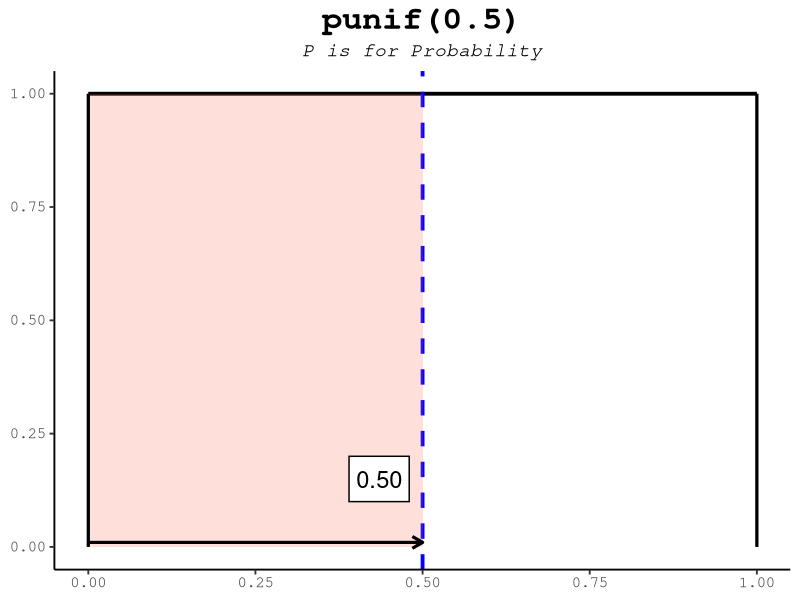
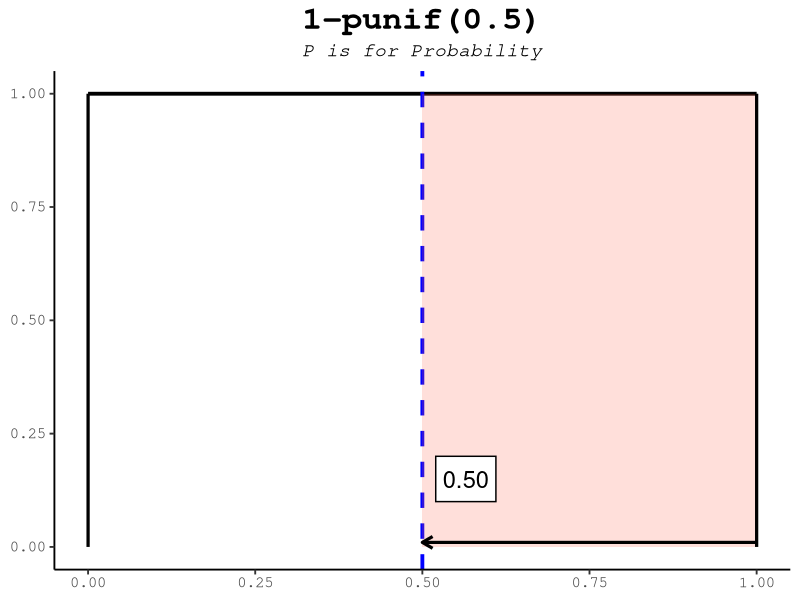
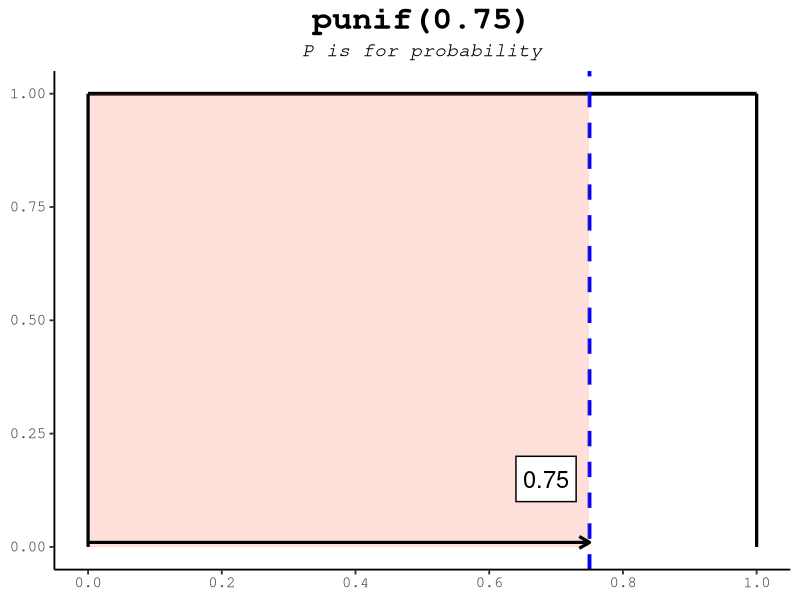
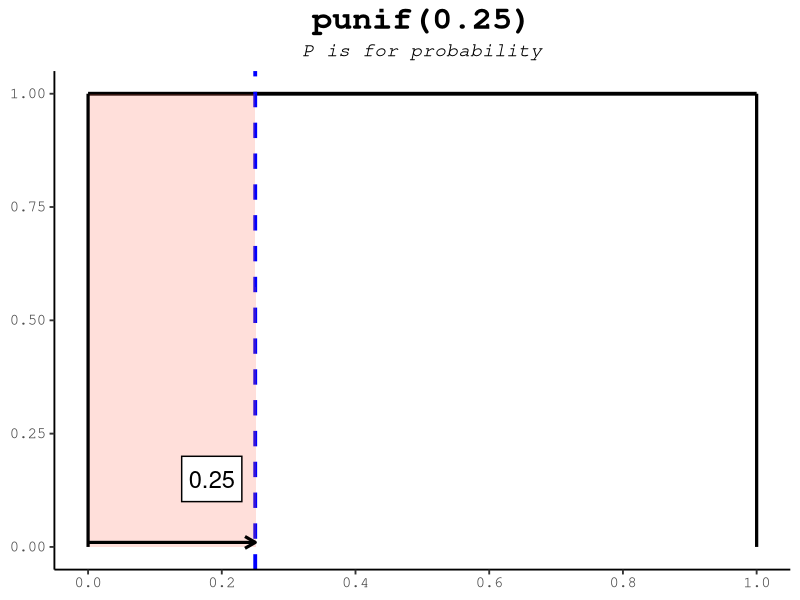
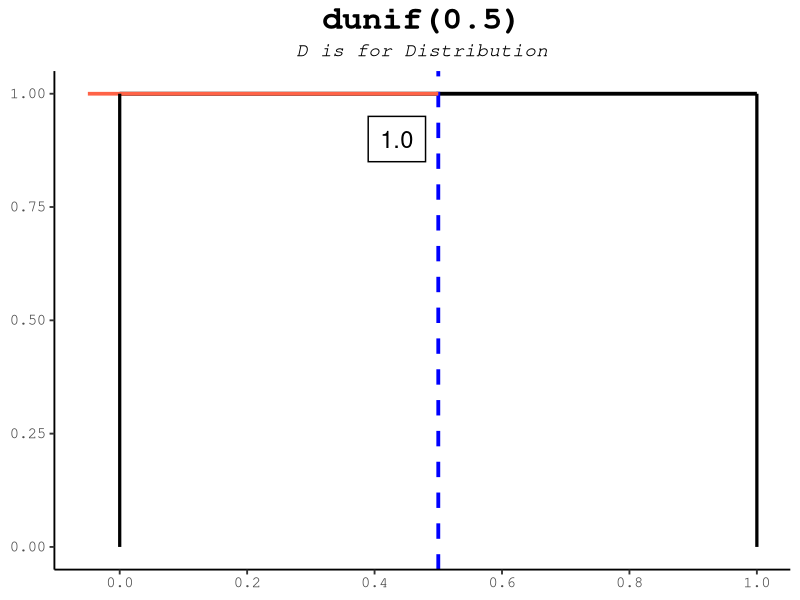
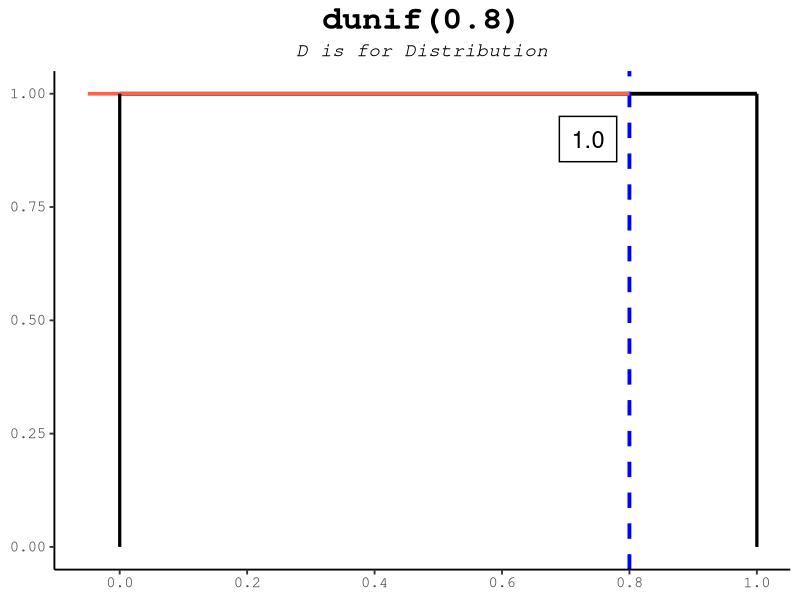
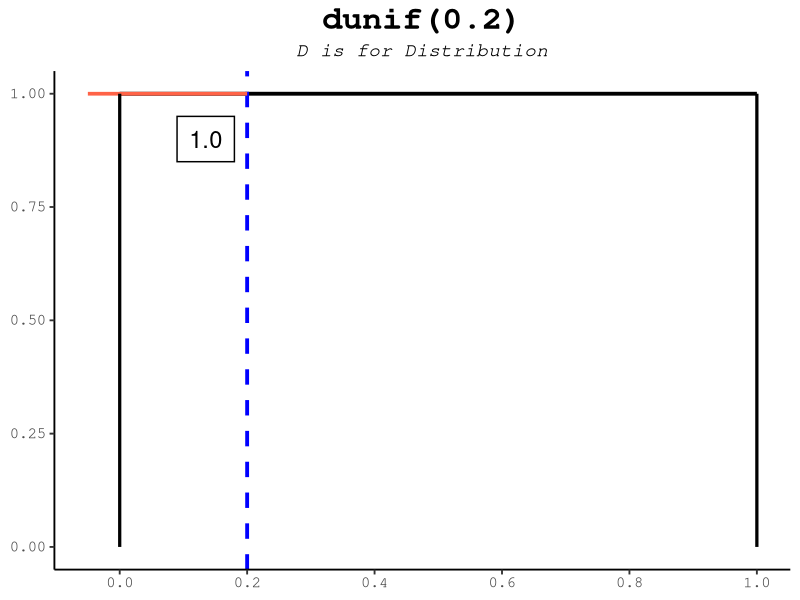
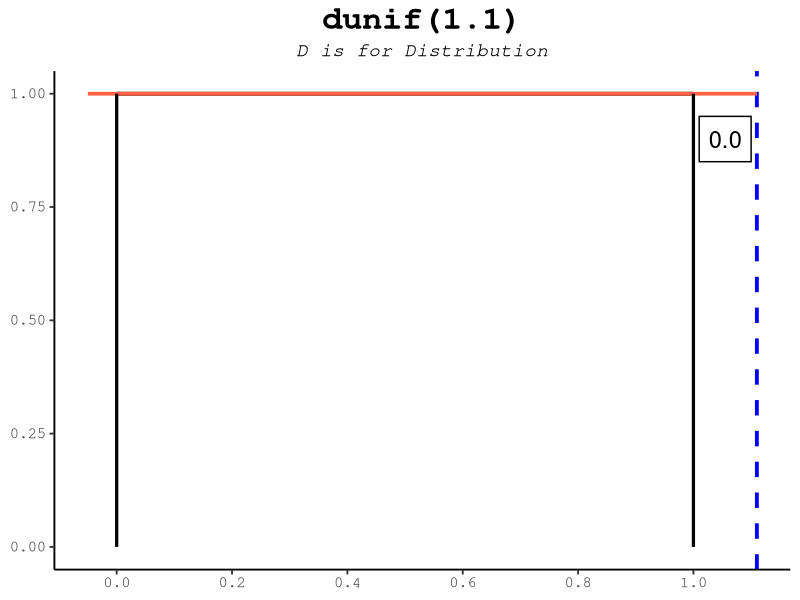

The R script that drew these images, in order:
## ---- chunk 1
knitr::opts_chunk$set(echo = TRUE)
library(ggplot2)
library(ggfortify)
library(ggthemes)
library(gridExtra)
## ---- chunk 2
# Prep the distribution data
x <- seq(0, 1, 0.001)
y <- dunif(x)
uniform <- as.data.frame(cbind(x,y))
## ---- chunk 3
# punif plot 1
# punif(0.5)
x2 <- c(x[1:501], rep(0,500))
y2 <- c(y[1:501], rep(0,500))

p <- ggplot(mapping = aes(x, y), data = uniform) +
     geom_line(size = 1.3) +
     geom_vline(xintercept = 0.5, color = "blue", size = 1.3, linetype = 2) +
     scale_x_continuous() +
     labs(title = "punif(0.5)", x = NULL, y = NULL, 
          subtitle = "P is for Probability") +
     geom_area(inherit.aes = F, mapping = aes(x=x2, y=y2), fill = "tomato", 
               alpha = 0.2) +
     annotate(geom = "rect", xmin = .39, xmax = .48, ymin = 0.1, ymax = 0.2,
              alpha = 1, fill = "white", color = "black") +
     annotate(geom = "text", label = "0.50", x = 0.435, y = 0.15, size = 6) +
     annotate(geom = "segment", x = 0, xend = 0.5, y = 0.01, yend = 0.01, 
              size = 1.1, arrow = arrow(length = unit(3, "mm"))) +
     annotate(geom = "segment", x = 0, xend = 0, y = 0, yend = 1, size = 1.1) +
     annotate(geom = "segment", x = 1, xend = 1, y = 0, yend = 1, size = 1.1) +
     theme_classic(base_size = 14, base_family = "Courier") +
     theme(plot.title = element_text(size = 24, face = "bold", hjust = 0.5)) +
     theme(plot.subtitle = element_text(face = "italic", hjust = 0.5))
p
## ---- chunk 4
# punif plot 1.2
# 1-punif(0.5)
x9 <- x
y9 <- c(rep(0,500), y[501:1001])

p1 <- ggplot(mapping = aes(x, y), data = uniform) +
     geom_line(size = 1.3) +
     geom_vline(xintercept = 0.5, color = "blue", size = 1.3, linetype = 2) +
     scale_x_continuous() +
     labs(title = "1-punif(0.5)", x = NULL, y = NULL, 
          subtitle = "P is for Probability") +
     geom_area(inherit.aes = F, mapping = aes(x=x9, y=y9), fill = "tomato", 
               alpha = 0.2) +
     annotate(geom = "rect", xmin = .52, xmax = .61, ymin = 0.1, ymax = 0.2,
              alpha = 1, fill = "white", color = "black") +
     annotate(geom = "text", label = "0.50", x = 0.565, y = 0.15, size = 6) +
     annotate(geom = "segment", x = 1, xend = 0.5, y = 0.01, yend = 0.01, 
              size = 1.1, arrow = arrow(length = unit(3, "mm"))) +
     annotate(geom = "segment", x = 0, xend = 0, y = 0, yend = 1, size = 1.1) +
     annotate(geom = "segment", x = 1, xend = 1, y = 0, yend = 1, size = 1.1) +
     theme_classic(base_size = 14, base_family = "Courier") +
     theme(plot.title = element_text(size = 24, face = "bold", hjust = 0.5)) +
     theme(plot.subtitle = element_text(face = "italic", hjust = 0.5))
p1
## ---- chunk 5
# punif plot 2
# punif(0.75)
x3 <- x
y3 <- c(y[1:750], rep(0,251))

p2 <- ggplot(mapping = aes(x, y), data = uniform) +
     geom_line(size = 1.3) +
     geom_vline(xintercept = 0.75, color = "blue", size = 1.3, linetype = 2) +
     scale_x_continuous(n.breaks = 7) +
     labs(title = "punif(0.75)", subtitle = "P is for probability", 
          x = NULL, y = NULL) +
     geom_area(inherit.aes = F, mapping = aes(x=x3, y=y3), fill = "tomato", 
               alpha = 0.2) +
     annotate(geom = "rect", xmin = .64, xmax = .73, ymin = 0.1, ymax = 0.2,
              alpha = 1, fill = "white", color = "black") +
     annotate(geom = "text", label = "0.75", x = 0.685, y = 0.15, size = 6) +
     annotate(geom = "segment", x = 0, xend = 0.75, y = 0.01, yend = 0.01, 
              size = 1.1, arrow = arrow(length = unit(3, "mm"))) +
     annotate(geom = "segment", x = 0, xend = 0, y = 0, yend = 1, size = 1.1) +
     annotate(geom = "segment", x = 1, xend = 1, y = 0, yend = 1, size = 1.1) +
     theme_classic(base_size = 14, base_family = "Courier") +
     theme(plot.title = element_text(size = 24, face = "bold", hjust = 0.5)) +
     theme(plot.subtitle = element_text(face = "italic", hjust = 0.5))
p2
## ---- chunk 6
# punif plot 3
# punif(0.25)
x4 <- x
y4 <- c(y[1:251], rep(0,750))

p3 <- ggplot(mapping = aes(x, y), data = uniform) +
     geom_line(size = 1.3) +
     geom_vline(xintercept = 0.25, color = "blue", size = 1.3, linetype = 2) +
     scale_x_continuous(n.breaks = 7) +
     labs(title = "punif(0.25)", subtitle = "P is for probability", 
          x = NULL, y = NULL) +
     geom_area(inherit.aes = F, mapping = aes(x=x4, y=y4), fill = "tomato", 
               alpha = 0.2) +
     annotate(geom = "rect", xmin = .14, xmax = .23, ymin = 0.1, ymax = 0.2,
              alpha = 1, fill = "white", color = "black") +
     annotate(geom = "text", label = "0.25", x = 0.185, y = 0.15, size = 6) +
     annotate(geom = "segment", x = 0, xend = 0.25, y = 0.01, yend = 0.01, 
              size = 1.1, arrow = arrow(length = unit(3, "mm"))) +
     annotate(geom = "segment", x = 0, xend = 0, y = 0, yend = 1, size = 1.1) +
     annotate(geom = "segment", x = 1, xend = 1, y = 0, yend = 1, size = 1.1) +
     theme_classic(base_size = 14, base_family = "Courier") +
     theme(plot.title = element_text(size = 24, face = "bold", hjust = 0.5)) +
     theme(plot.subtitle = element_text(face = "italic", hjust = 0.5))
p3
## ---- chunk 7
# dunif plot 1
# dunif(0.5)

d1 <- ggplot(mapping = aes(x, y), data = uniform) +
     geom_line(size = 1.3) +
     geom_vline(xintercept = 0.5, color = "blue", size = 1.3, linetype = 2) +
     scale_x_continuous(n.breaks = 7) +
     labs(title = "dunif(0.5)", subtitle = "D is for Distribution", 
          x = NULL, y = NULL) +
     annotate(geom = "rect", xmin = .39, xmax = .48, ymin = 0.85, ymax = 0.95,
              alpha = 1, fill = "white", color = "black") +
     annotate(geom = "text", label = "1.0", x = 0.435, y = 0.9, size = 6) +
     annotate(geom = "segment", y = 1, yend = 1, x = -0.05, xend = 0.5, 
              color = "tomato", size = 1.25, linetype = 1) +
     annotate(geom = "segment", x = 0, xend = 0, y = 0, yend = 1, size = 1.1) +
     annotate(geom = "segment", x = 1, xend = 1, y = 0, yend = 1, size = 1.1) +
     theme_classic(base_size = 14, base_family = "Courier") +
     theme(plot.title = element_text(size = 24, face = "bold", hjust = 0.5)) +
     theme(plot.subtitle = element_text(face = "italic", hjust = 0.5))
d1
## ---- chunk 8
# dunif plot 2
# dunif(0.8)

d2 <- ggplot(mapping = aes(x, y), data = uniform) +
     geom_line(size = 1.3) +
     geom_vline(xintercept = 0.8, color = "blue", size = 1.3, linetype = 2) +
     scale_x_continuous(n.breaks = 7) +
     labs(title = "dunif(0.8)", subtitle = "D is for Distribution", 
          x = NULL, y = NULL) +
     annotate(geom = "rect", xmin = .69, xmax = .78, ymin = 0.85, ymax = 0.95,
              alpha = 1, fill = "white", color = "black") +
     annotate(geom = "text", label = "1.0", x = 0.735, y = 0.9, size = 6) +
     annotate(geom = "segment", y = 1, yend = 1, x = -0.05, xend = 0.8, 
              color = "tomato", size = 1.25, linetype = 1) +
     annotate(geom = "segment", x = 0, xend = 0, y = 0, yend = 1, size = 1.1) +
     annotate(geom = "segment", x = 1, xend = 1, y = 0, yend = 1, size = 1.1) +
     theme_classic(base_size = 14, base_family = "Courier") +
     theme(plot.title = element_text(size = 24, face = "bold", hjust = 0.5)) +
     theme(plot.subtitle = element_text(face = "italic", hjust = 0.5))
d2
## ---- chunk 9
# dunif plot 3
# dunif(0.2)

d3 <- ggplot(mapping = aes(x, y), data = uniform) +
     geom_line(size = 1.3) +
     geom_vline(xintercept = 0.2, color = "blue", size = 1.3, linetype = 2) +
     scale_x_continuous(n.breaks = 7) +
     labs(title = "dunif(0.2)", subtitle = "D is for Distribution", 
          x = NULL, y = NULL) +
     annotate(geom = "rect", xmin = .09, xmax = .18, ymin = 0.85, ymax = 0.95,
              alpha = 1, fill = "white", color = "black") +
     annotate(geom = "text", label = "1.0", x = 0.135, y = 0.9, size = 6) +
     annotate(geom = "segment", y = 1, yend = 1, x = -0.05, xend = 0.2, 
              color = "tomato", size = 1.25, linetype = 1) +
     annotate(geom = "segment", x = 0, xend = 0, y = 0, yend = 1, size = 1.1) +
     annotate(geom = "segment", x = 1, xend = 1, y = 0, yend = 1, size = 1.1) +
     theme_classic(base_size = 14, base_family = "Courier") +
     theme(plot.title = element_text(size = 24, face = "bold", hjust = 0.5)) +
     theme(plot.subtitle = element_text(face = "italic", hjust = 0.5))
d3
## ---- chunk 10
# dunif plot 4
# dunif(1.1)

d4 <- ggplot(mapping = aes(x, y), data = uniform) +
     geom_line(size = 1.3) +
     geom_vline(xintercept = 1.11, color = "blue", size = 1.3, linetype = 2) +
     scale_x_continuous(n.breaks = 7) +
     labs(title = "dunif(1.1)", subtitle = "D is for Distribution", 
          x = NULL, y = NULL) +
     annotate(geom = "rect", xmin = 1.01, xmax = 1.1, ymin = 0.85, ymax = 0.95,
              alpha = 1, fill = "white", color = "black") +
     annotate(geom = "text", label = "0.0", x = 1.055, y = 0.9, size = 6) +
     annotate(geom = "segment", y = 1, yend = 1, x = -0.05, xend = 1.11, 
              color = "tomato", size = 1.25, linetype = 1) +
     annotate(geom = "segment", x = 0, xend = 0, y = 0, yend = 1, size = 1.1) +
     annotate(geom = "segment", x = 1, xend = 1, y = 0, yend = 1, size = 1.1) +
     theme_classic(base_size = 14, base_family = "Courier") +
     theme(plot.title = element_text(size = 24, face = "bold", hjust = 0.5)) +
     theme(plot.subtitle = element_text(face = "italic", hjust = 0.5))
d4
## ---- chunk 11
# qunif plot 1
# qunif(0.5)

q1 <- ggplot(mapping = aes(x, y), data = uniform) +
     geom_line(size = 1.3) +
     geom_vline(xintercept = 0.5, color = "blue", size = 1.3, linetype = 2) +
     scale_x_continuous(n.breaks = 7) +
     labs(title = "qunif(0.5)", x = NULL, y = NULL, 
          subtitle = "Q is for Quantile") +
     geom_area(inherit.aes = F, mapping = aes(x=x2, y=y2), fill = "tomato", 
               alpha = 0.2) +
     annotate(geom = "rect", xmin = .39, xmax = .48, ymin = 0.45, ymax = 0.55,
              alpha = 1, fill = "white", color = "black") +
     annotate(geom = "text", label = "0.5", x = 0.435, y = 0.5, size = 6) +
     annotate(geom = "text", label = "50%", x = 0.25, y = 0.05, size = 4) +
     annotate(geom = "segment", x = 0, xend = 0.5, y = 0.01, yend = 0.01, 
              size = 1.1, arrow = arrow(length = unit(3, "mm"))) +
     annotate(geom = "segment", x = 0, xend = 0, y = 0, yend = 1, size = 1.1) +
     annotate(geom = "segment", x = 1, xend = 1, y = 0, yend = 1, size = 1.1) +
     theme_classic(base_size = 14, base_family = "Courier") +
     theme(plot.title = element_text(size = 24, face = "bold", hjust = 0.5)) +
     theme(plot.subtitle = element_text(face = "italic", hjust = 0.5))
q1
## ---- chunk 12
# qunif plot 2
# qunif(0.25)
x5 <- x
y5 <- c(y[1:250], rep(0,751))

q2 <- ggplot(mapping = aes(x, y), data = uniform) +
     geom_line(size = 1.3) +
     geom_vline(xintercept = 0.25, color = "blue", size = 1.3, linetype = 2) +
     scale_x_continuous(n.breaks = 7) +
     labs(title = "qunif(0.25)", x = NULL, y = NULL, 
          subtitle = "Q is for Quantile") +
     geom_area(inherit.aes = F, mapping = aes(x=x5, y=y5), fill = "tomato", 
               alpha = 0.2) +
     annotate(geom = "rect", xmin = .14, xmax = .23, ymin = 0.45, ymax = 0.55,
              alpha = 1, fill = "white", color = "black") +
     annotate(geom = "text", label = "0.25", x = 0.185, y = 0.5, size = 6) +
     annotate(geom = "text", label = "25%", x = 0.1, y = 0.05, size = 4) +
     annotate(geom = "segment", x = 0, xend = 0.25, y = 0.01, yend = 0.01, 
              size = 1.1, arrow = arrow(length = unit(3, "mm"))) +
     annotate(geom = "segment", x = 0, xend = 0, y = 0, yend = 1, size = 1.1) +
     annotate(geom = "segment", x = 1, xend = 1, y = 0, yend = 1, size = 1.1) +
     theme_classic(base_size = 14, base_family = "Courier") +
     theme(plot.title = element_text(size = 24, face = "bold", hjust = 0.5)) +
     theme(plot.subtitle = element_text(face = "italic", hjust = 0.5))
q2
## ---- chunk 13
# qunif plot 3
# qunif(0.1)
x6 <- x
y6 <- c(y[1:100], rep(0,901))

q3 <- ggplot(mapping = aes(x, y), data = uniform) +
     geom_line(size = 1.3) +
     geom_vline(xintercept = 0.10, color = "blue", size = 1.3, linetype = 2) +
     scale_x_continuous(n.breaks = 7) +
     labs(title = "qunif(0.10)", x = NULL, y = NULL, 
          subtitle = "Q is for Quantile") +
     geom_area(inherit.aes = F, mapping = aes(x=x6, y=y6), fill = "tomato", 
               alpha = 0.2) +
     annotate(geom = "rect", xmin = .12, xmax = .21, ymin = 0.45, ymax = 0.55,
              alpha = 1, fill = "white", color = "black") +
     annotate(geom = "text", label = "0.10", x = 0.165, y = 0.5, size = 6) +
     annotate(geom = "text", label = "10%", x = 0.05, y = 0.05, size = 4) +
     annotate(geom = "segment", x = 0, xend = 0.1, y = 0.01, yend = 0.01, 
              size = 1.1, arrow = arrow(length = unit(3, "mm"))) +
     annotate(geom = "segment", x = 0, xend = 0, y = 0, yend = 1, size = 1.1) +
     annotate(geom = "segment", x = 1, xend = 1, y = 0, yend = 1, size = 1.1) +
     theme_classic(base_size = 14, base_family = "Courier") +
     theme(plot.title = element_text(size = 24, face = "bold", hjust = 0.5)) +
     theme(plot.subtitle = element_text(face = "italic", hjust = 0.5))
q3
## ---- chunk 14
# qunif plot 4
# qunif(0.75)
x7 <- x
y7 <- c(y[1:750], rep(0,251))

q4 <- ggplot(mapping = aes(x, y), data = uniform) +
     geom_line(size = 1.3) +
     geom_vline(xintercept = 0.75, color = "blue", size = 1.3, linetype = 2) +
     scale_x_continuous(n.breaks = 7) +
     labs(title = "qunif(0.75)", x = NULL, y = NULL, 
          subtitle = "Q is for Quantile") +
     geom_area(inherit.aes = F, mapping = aes(x=x7, y=y7), fill = "tomato", 
               alpha = 0.2) +
     annotate(geom = "rect", xmin = .64, xmax = .73, ymin = 0.45, ymax = 0.55,
              alpha = 1, fill = "white", color = "black") +
     annotate(geom = "text", label = "0.75", x = 0.685, y = 0.5, size = 6) +
     annotate(geom = "text", label = "75%", x = 0.34, y = 0.05, size = 4) +
     annotate(geom = "segment", x = 0, xend = 0.75, y = 0.01, yend = 0.01, 
              size = 1.1, arrow = arrow(length = unit(3, "mm"))) +
     annotate(geom = "segment", x = 0, xend = 0, y = 0, yend = 1, size = 1.1) +
     annotate(geom = "segment", x = 1, xend = 1, y = 0, yend = 1, size = 1.1) +
     theme_classic(base_size = 14, base_family = "Courier") +
     theme(plot.title = element_text(size = 24, face = "bold", hjust = 0.5)) +
     theme(plot.subtitle = element_text(face = "italic", hjust = 0.5))
q4
## ---- chunk 15
# qunif plot 5
# qunif(0.9)
x8 <- x
y8 <- c(y[1:900], rep(0,101))

q5 <- ggplot(mapping = aes(x, y), data = uniform) +
     geom_line(size = 1.3) +
     geom_vline(xintercept = 0.9, color = "blue", size = 1.3, linetype = 2) +
     scale_x_continuous(n.breaks = 7) +
     labs(title = "qunif(0.90)", x = NULL, y = NULL, 
          subtitle = "Q is for Quantile") +
     geom_area(inherit.aes = F, mapping = aes(x=x8, y=y8), fill = "tomato", 
               alpha = 0.2) +
     annotate(geom = "rect", xmin = .79, xmax = .88, ymin = 0.45, ymax = 0.55,
              alpha = 1, fill = "white", color = "black") +
     annotate(geom = "text", label = "0.90", x = 0.835, y = 0.5, size = 6) +
     annotate(geom = "text", label = "90%", x = 0.44, y = 0.05, size = 4) +
     annotate(geom = "segment", x = 0, xend = 0.9, y = 0.01, yend = 0.01, 
              size = 1.1, arrow = arrow(length = unit(3, "mm"))) +
     annotate(geom = "segment", x = 0, xend = 0, y = 0, yend = 1, size = 1.1) +
     annotate(geom = "segment", x = 1, xend = 1, y = 0, yend = 1, size = 1.1) +
     theme_classic(base_size = 14, base_family = "Courier") +
     theme(plot.title = element_text(size = 24, face = "bold", hjust = 0.5)) +
     theme(plot.subtitle = element_text(face = "italic", hjust = 0.5))
q5
## ---- chunk 16
# runif plot
# runif(5)

r1 <- ggplot(mapping = aes(x, y), data = uniform) +
     geom_line(size = 1.3) +
     scale_x_continuous(n.breaks = 7) +
     labs(title = "runif(n=5)", subtitle = "R is for Random generation", 
          x = NULL, y = NULL, caption = "Output: c(0.68, 0.82, 0.31, 0.73, 0.12)") +
     annotate(geom = "segment", y = 0, yend = 1, x = 0.68, xend = 0.68,
              color = "blue", linetype = 2) +
     annotate(geom = "segment", y = 0, yend = 1, x = 0.82, xend = 0.82,
              color = "blue", linetype = 2) +
     annotate(geom = "segment", y = 0, yend = 1, x = 0.31, xend = 0.31,
              color = "blue", linetype = 2) +
     annotate(geom = "segment", y = 0, yend = 1, x = 0.73, xend = 0.73,
              color = "blue", linetype = 2) +
     annotate(geom = "segment", y = 0, yend = 1, x = 0.12, xend = 0.12,
              color = "blue", linetype = 2) +
     annotate(geom = "segment", x = 0, xend = 0, y = 0, yend = 1, size = 1.1) +
     annotate(geom = "segment", x = 1, xend = 1, y = 0, yend = 1, size = 1.1) +
     theme_classic(base_size = 14, base_family = "Courier") +
     theme(plot.title = element_text(size = 24, face = "bold", hjust = 0.5)) +
     theme(plot.subtitle = element_text(face = "italic", hjust = 0.5)) +
     theme(plot.caption = element_text(face = "bold", size = 14, hjust = 0.5))
r1
## ---- chunk 17
# punif graphs separately
ggsave("~/Desktop/Website materials/unif graphs/punif1.jpg", plot = p, width = 10, height = 6)
ggsave("~/Desktop/Website materials/unif graphs/punif2.jpg", plot = p2, width = 10, height = 6)
ggsave("~/Desktop/Website materials/unif graphs/punif3.jpg", plot = p3, width = 10, height = 6)

# punif graphs together
ggsave("~/Desktop/Website materials/unif graphs/punif_together_horiz.jpg", 
       arrangeGrob(grobs = list(p3, p, p2), nrow = 1), width = 28, height = 6)
ggsave("~/Desktop/Website materials/unif graphs/punif_together_vert.jpg", 
       arrangeGrob(grobs = list(p3, p, p2), nrow = 3), width = 10, height = 18)

# punif (0.5) flipped
ggsave("~/Desktop/Website materials/unif graphs/punif_flipped.jpg", 
       arrangeGrob(grobs = list(p, p1), nrow = 1), width = 20, height = 6)

# dunif graphs separately
ggsave("~/Desktop/Website materials/unif graphs/dunif1.jpg", plot = d1, width = 10, height = 6)
ggsave("~/Desktop/Website materials/unif graphs/dunif2.jpg", plot = d2, width = 10, height = 6)
ggsave("~/Desktop/Website materials/unif graphs/dunif3.jpg", plot = d3, width = 10, height = 6)
ggsave("~/Desktop/Website materials/unif graphs/dunif4.jpg", plot = d4, width = 10, height = 6)

# dunif graphs together
ggsave("~/Desktop/Website materials/unif graphs/dunif_together_horiz.jpg", 
       arrangeGrob(grobs = list(d3, d1, d2), nrow = 1), width = 28, height = 6)
ggsave("~/Desktop/Website materials/unif graphs/dunif_together_vert.jpg", 
       arrangeGrob(grobs = list(d3, d1, d2), nrow = 3), width = 10, height = 18)

# qunif graphs separately
ggsave("~/Desktop/Website materials/unif graphs/qunif1.jpg", plot = q1, width = 10, height = 6)
ggsave("~/Desktop/Website materials/unif graphs/qunif2.jpg", plot = q2, width = 10, height = 6)
ggsave("~/Desktop/Website materials/unif graphs/qunif3.jpg", plot = q3, width = 10, height = 6)
ggsave("~/Desktop/Website materials/unif graphs/qunif4.jpg", plot = q4, width = 10, height = 6)
ggsave("~/Desktop/Website materials/unif graphs/qunif5.jpg", plot = q5, width = 10, height = 6)

# qunif graphs together
ggsave("~/Desktop/Website materials/unif graphs/qunif_together_horiz.jpg", 
       arrangeGrob(grobs = list(q3, q2, q1, q4, q5), nrow = 1), width = 34, height = 6)
ggsave("~/Desktop/Website materials/unif graphs/qunif_together_vert.jpg", 
       arrangeGrob(grobs = list(q3, q2, q1, q4, q5), nrow = 5), width = 10, height = 30)

# runif graph
ggsave("~/Desktop/Website materials/unif graphs/runif.jpg", plot = r1, width = 10, height = 6)

# example of each type together
ggsave("~/Desktop/Website materials/unif graphs/alltogether.jpg", 
       arrangeGrob(grobs = list(p, d1, q2, r1), nrow = 2), width = 20, height = 12)
